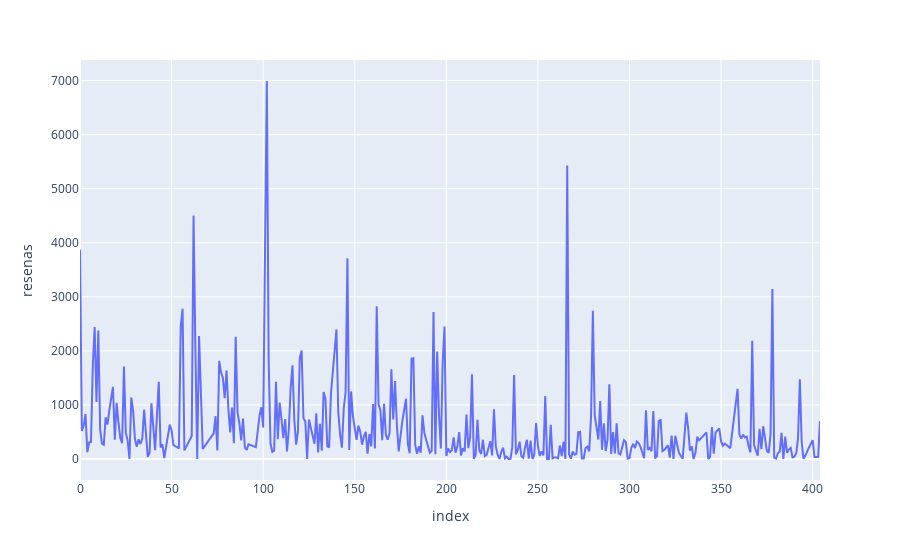

Notebook source saved alongside this figure:
### Code cell
px.line(restaurantes, y='resenas', hover_data=['nombre', 'rate', 'precio'])

### Figure 1 — Plotly figure (JSON) as saved in the notebook; plotly's stock layout.template omitted (floating-point values rounded to 4 significant figures; data arrays with more than 128 entries replaced by an {"elided": "..."} marker saying what was removed)
{"data": [{"customdata": {"elided": "363x3 mixed values"}, "hovertemplate": "index=%{x}<br>resenas=%{y}<br>nombre=%{customdata[0]}<br>rate=%{customdata[1]}<br>precio=%{customdata[2]}<extra></extra>", "legendgroup": "", "line": {"color": "#636efa", "dash": "solid"}, "marker": {"symbol": "circle"}, "mode": "lines", "name": "", "orientation": "v", "showlegend": false, "type": "scatter", "x": {"elided": "363 int values"}, "xaxis": "x", "y": {"elided": "363 int values"}, "yaxis": "y"}], "layout": {"legend": {"tracegroupgap": 0}, "margin": {"t": 60}, "xaxis": {"anchor": "y", "domain": [0, 1], "title": {"text": "index"}}, "yaxis": {"anchor": "x", "domain": [0, 1], "title": {"text": "resenas"}}}}
